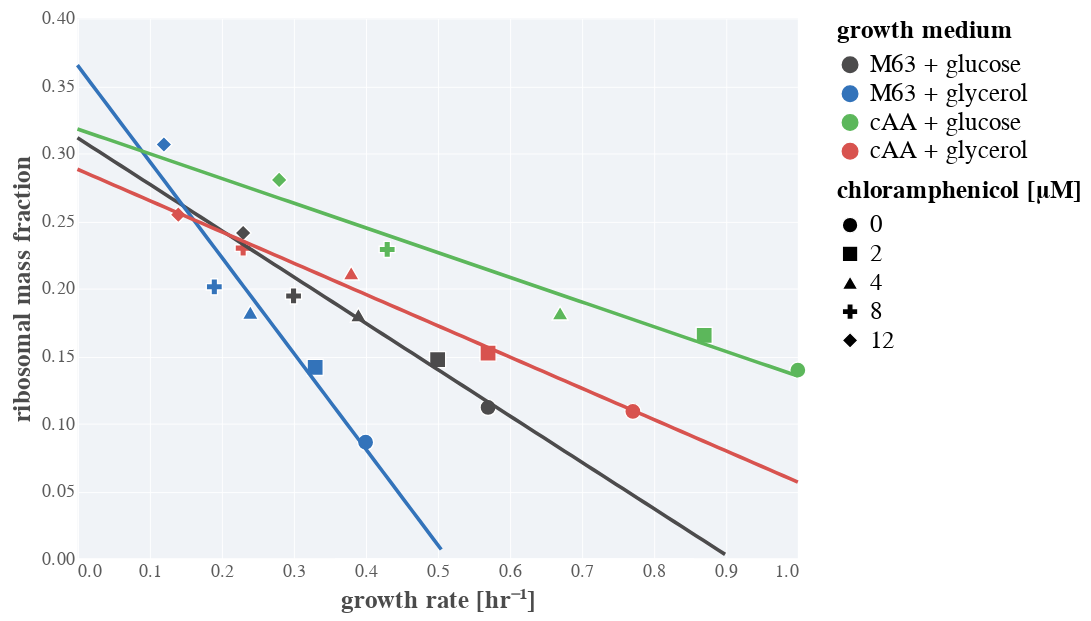

The notebook cell saved with this chart:
### Code cell
# Load data for Scott et al 2010, Fig 2AC
scott_data = pd.read_csv('../../data/Scott2010_chlor_inhibition_minimal.csv')
scott_data['mass_fraction'] = scott_data['RNA_protein_ratio'] * 0.4855 # Converts RNA/Protein to ribosome mass fraction

# Set up the plot of the points
points = alt.Chart(scott_data).mark_point(size=80).encode(
                    x=alt.X(field='growth_rate_hr', type='quantitative', title='growth rate [hr\u207b\u00b9]'),
                    y=alt.Y(field='mass_fraction', type='quantitative', title='ribosomal mass fraction',
                           scale=alt.Scale(domain=[0, 0.4])),
                    color=alt.Color(field='medium', type='nominal', 
                                    title='growth medium'),
                    shape=alt.Shape(field='chloramphenicol_conc_uM', type='nominal', title='chloramphenicol [µM]'))

# For each growth medium, do the fit. 
fit_dfs = []
growth_rate = np.linspace(0, 1, 100)
print("""
Estimated Parameters
--------------------
""")
for g, d in scott_data.groupby(['medium']):
    popt = scipy.stats.linregress(d['growth_rate_hr'],d['mass_fraction'])
    print(f'Growth medium {g}: Φ_R max ≈ {popt[1]:0.2f}; ν ≈ {-1 * popt[0]**-1:0.1f}')
    _df = pd.DataFrame([])
    _df['growth_rate_hr'] = growth_rate
    _df['mass_fraction'] = popt[1] + popt[0] * growth_rate
    _df['medium'] = g
    fit_dfs.append(_df)
fit_df = pd.concat(fit_dfs, sort=False)
fit_df = fit_df[fit_df['mass_fraction']>=0]

# Generate the plot with the fits. 
fit = alt.Chart(fit_df).mark_line(size=2).encode(
                x=alt.X(field='growth_rate_hr', type='quantitative', title='growth rate [hr\u207b\u00b9]'),
                y=alt.Y(field='mass_fraction', type='quantitative', title='ribosomal mass fraction'),
                color=alt.Color(field='medium', type='nominal', title='growth medium')
)
(points + fit)

### Figure 1 — Vega-Lite specification as saved in the notebook (floating-point values rounded to 4 significant figures; data arrays with more than 128 entries replaced by an {"elided": "..."} marker saying what was removed)
{"config": {"background": "white", "group": {"fill": "white"}, "view": {"strokeWidth": 0, "height": 300, "width": 400, "fill": "#f0f3f7"}, "point": {"size": 40, "filled": true, "opacity": 1, "strokeWidth": 0.75, "stroke": "#FFFFFF"}, "square": {"size": 40, "filled": true, "opacity": 1, "strokeWidth": 0.75, "stroke": "#FFFFFF"}, "circle": {"size": 40, "filled": true, "opacity": 1, "strokeWidth": 0.75, "stroke": "#FFFFFF"}, "line": {"size": 2}, "axis": {"domainColor": "#ffffff", "domainWidth": 0.5, "labelColor": "#5b5b5b", "labelFontSize": 10, "labelFont": "Nunito", "titleFont": "Nunito", "titleFontWeight": 700, "titleFontSize": 14, "titleColor": "#4b4b4b", "grid": true, "gridColor": "#ffffff", "gridWidth": 0.5, "ticks": false}, "range": {"category": ["#4c4b4c", "#3373ba", "#5cb75b", "#d8534f", "#8066ad", "#f0ad4d"]}, "legend": {"labelFontSize": 14, "labelFont": "Nunito", "titleFont": "Nunito", "titleFontSize": 14, "titleFontWeight": 700, "titleFontColor": "#44b4b4b", "symbolSize": 75}, "title": {"font": "Nunito", "fontWeight": 700, "fontSize": 14, "fontColor": "#4b4b4b"}}, "layer": [{"data": {"name": "data-b04b4cba9df5fdde764fabafc1e87c80"}, "mark": {"type": "point", "size": 80}, "encoding": {"color": {"type": "nominal", "field": "medium", "title": "growth medium"}, "shape": {"type": "nominal", "field": "chloramphenicol_conc_uM", "title": "chloramphenicol [µM]"}, "x": {"type": "quantitative", "field": "growth_rate_hr", "title": "growth rate [hr⁻¹]"}, "y": {"type": "quantitative", "field": "mass_fraction", "scale": {"domain": [0, 0.4]}, "title": "ribosomal mass fraction"}}}, {"data": {"name": "data-0c084927a0dfe63303ab58f4ae2c21c8"}, "mark": {"type": "line", "size": 2}, "encoding": {"color": {"type": "nominal", "field": "medium", "title": "growth medium"}, "x": {"type": "quantitative", "field": "growth_rate_hr", "title": "growth rate [hr⁻¹]"}, "y": {"type": "quantitative", "field": "mass_fraction", "title": "ribosomal mass fraction"}}}], "$schema": "https://vega.github.io/schema/vega-lite/v4.8.1.json", "datasets": {"data-b04b4cba9df5fdde764fabafc1e87c80": [{"medium": "M63 + glycerol", "growth_rate_hr": 0.4, "RNA_protein_ratio": 0.177, "chloramphenicol_conc_uM": 0, "mass_fraction": 0.08593}, {"medium": "M63 + glycerol", "growth_rate_hr": 0.33, "RNA_protein_ratio": 0.291, "chloramphenicol_conc_uM": 2, "mass_fraction": 0.1413}, {"medium": "M63 + glycerol", "growth_rate_hr": 0.24, "RNA_protein_ratio": 0.375, "chloramphenicol_conc_uM": 4, "mass_fraction": 0.1821}, {"medium": "M63 + glycerol", "growth_rate_hr": 0.19, "RNA_protein_ratio": 0.414, "chloramphenicol_conc_uM": 8, "mass_fraction": 0.201}, {"medium": "M63 + glycerol", "growth_rate_hr": 0.12, "RNA_protein_ratio": 0.631, "chloramphenicol_conc_uM": 12, "mass_fraction": 0.3064}, {"medium": "M63 + glucose", "growth_rate_hr": 0.57, "RNA_protein_ratio": 0.23, "chloramphenicol_conc_uM": 0, "mass_fraction": 0.1117}, {"medium": "M63 + glucose", "growth_rate_hr": 0.5, "RNA_protein_ratio": 0.303, "chloramphenicol_conc_uM": 2, "mass_fraction": 0.1471}, {"medium": "M63 + glucose", "growth_rate_hr": 0.39, "RNA_protein_ratio": 0.371, "chloramphenicol_conc_uM": 4, "mass_fraction": 0.1801}, {"medium": "M63 + glucose", "growth_rate_hr": 0.3, "RNA_protein_ratio": 0.4, "chloramphenicol_conc_uM": 8, "mass_fraction": 0.1942}, {"medium": "M63 + glucose", "growth_rate_hr": 0.23, "RNA_protein_ratio": 0.496, "chloramphenicol_conc_uM": 12, "mass_fraction": 0.2408}, {"medium": "cAA + glycerol", "growth_rate_hr": 0.771, "RNA_protein_ratio": 0.224, "chloramphenicol_conc_uM": 0, "mass_fraction": 0.1088}, {"medium": "cAA + glycerol", "growth_rate_hr": 0.57, "RNA_protein_ratio": 0.313, "chloramphenicol_conc_uM": 2, "mass_fraction": 0.152}, {"medium": "cAA + glycerol", "growth_rate_hr": 0.38, "RNA_protein_ratio": 0.435, "chloramphenicol_conc_uM": 4, "mass_fraction": 0.2112}, {"medium": "cAA + glycerol", "growth_rate_hr": 0.23, "RNA_protein_ratio": 0.473, "chloramphenicol_conc_uM": 8, "mass_fraction": 0.2296}, {"medium": "cAA + glycerol", "growth_rate_hr": 0.14, "RNA_protein_ratio": 0.524, "chloramphenicol_conc_uM": 12, "mass_fraction": 0.2544}, {"medium": "cAA + glucose", "growth_rate_hr": 1.0, "RNA_protein_ratio": 0.287, "chloramphenicol_conc_uM": 0, "mass_fraction": 0.1393}, {"medium": "cAA + glucose", "growth_rate_hr": 0.87, "RNA_protein_ratio": 0.34, "chloramphenicol_conc_uM": 2, "mass_fraction": 0.1651}, {"medium": "cAA + glucose", "growth_rate_hr": 0.67, "RNA_protein_ratio": 0.374, "chloramphenicol_conc_uM": 4, "mass_fraction": 0.1816}, {"medium": "cAA + glucose", "growth_rate_hr": 0.43, "RNA_protein_ratio": 0.471, "chloramphenicol_conc_uM": 8, "mass_fraction": 0.2287}, {"medium": "cAA + glucose", "growth_rate_hr": 0.28, "RNA_protein_ratio": 0.577, "chloramphenicol_conc_uM": 12, "mass_fraction": 0.2801}], "data-0c084927a0dfe63303ab58f4ae2c21c8": {"elided": "341 records"}}}
